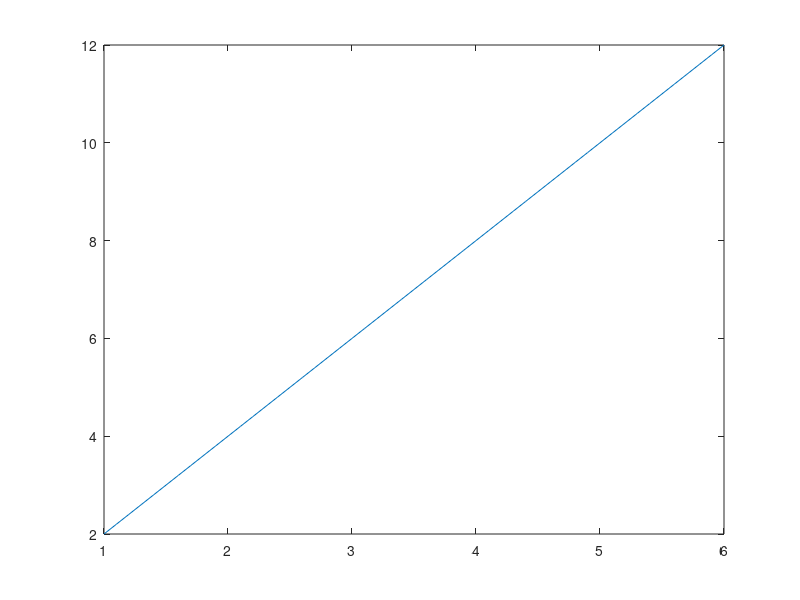

Reproduce this figure in MATLAB.


function ejemploOctave()
  A = [ 1 1 1; 2 2 2];
  %submatriz
  U = A(1:2, 1:2);
  S = A(1:end, 2:end);
  %seleccionar vector columna 1
  columna = A(:, 1);
  
  %transpuesta
  tA = A';
  
  B = [3 3 3; 4 4 4];
  
  %Multiplicacion de matrices
  N = A * B';
  
  C = [A B]
  
  %matriz logical
  Q = logical([1 0 0; 0 0 1]);

  
  M1s = A == 1
  
  A(M1s) = 50;
  A(A==50) = 2;
  A(Q) = 5;
  
  D = A + B;
  
  v = D(:)
  suma = sum(v);
  media = mean(v);
  minimo = min([-5 v'])
  maximo = max(500, v)
  desvEstandar = std(v);
  tamanio = size(A)
  %crear un arreglo de 1 a 6, de 0.1 en 0.1
  x = 1:0.1:6;
  y = 2 * x;
  %graficar el arreglo
  figure; 
  plot(x, y);
  
  %replicar matriz
  v = 1:3:9;
  M = repmat(v, [4 1])
  

end